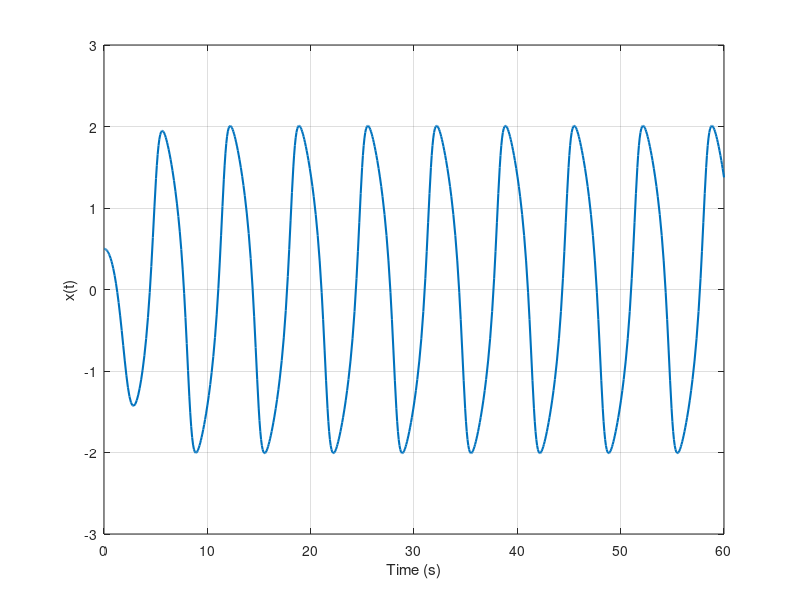

Source code (MATLAB): (Note: this script raises an error after producing the figure.)
% VAN DER POL OSCILLATOR
%
% This script:
% 1. solves the Van der Pol oscillator using ode45,
% 2. finds the numerical limit-cycle amplitude and frequency,
% 3. plots the time response and phase portrait,
% 4. draws the describing-function plots,
% 5. finds the limit cycle from G(jw)N(A,w) = -1,
% 6. checks the stability of the limit cycle.

clear;
clc;
close all;

%% 1. Parameters

mu = 1;                 % Van der Pol parameter

tspan = [0 60];         % simulation time

x0 = [0.5 0];           % initial conditions
                        % x(0) = 0.5
                        % dx/dt(0) = 0

%% 2. Numerical Simulation

% Van der Pol equation:
%
% xddot + mu*(x^2 - 1)*xdot + x = 0
%
% State variables:
%
% x(1) = x
% x(2) = dx/dt

[t,x] = ode45(@(t,x) [x(2); mu*(1-x(1)^2)*x(2)-x(1)], tspan, x0);

%% 3. Steady-State Part

% Use the response after 40 seconds.
% This reduces the effect of the initial transient.

i = t >= 40;

t_ss = t(i);

x_ss = x(i,1);

xdot_ss = x(i,2);

%% 4. Numerical Limit-Cycle Amplitude

% For a nearly symmetric oscillation:
%
% A = (maximum - minimum)/2

A_num = (max(x_ss) - min(x_ss)) / 2;

%% 5. Numerical Limit-Cycle Frequency

% Find positive-going zero crossings.
%
% A positive-going zero crossing means:
%
% x changes from negative to positive.

z = find(x_ss(1:end-1) < 0 & x_ss(2:end) >= 0);

% Consecutive positive-going zero crossings give
% approximately one complete period.

T_num = mean(diff(t_ss(z)));

% Convert period into frequency.

f_num = 1/T_num;

w_num = 2*pi*f_num;

%% 6. Display Numerical Results

fprintf('\nNUMERICAL LIMIT CYCLE\n');

fprintf('A = %.4f\n', A_num);

fprintf('w = %.4f rad/s\n', w_num);

fprintf('f = %.4f Hz\n', f_num);

fprintf('T = %.4f s\n\n', T_num);

% Describing-function prediction.

fprintf('DESCRIBING FUNCTION PREDICTION\n');

fprintf('A = 2\n');

fprintf('w = 1 rad/s\n\n');

%% 7. Time Response

figure('Name','Time Response', 'NumberTitle','off');

plot(t,x(:,1),'LineWidth',1.5);

grid on;

xlabel('Time (s)');

ylabel('x(t)');

title('Time Response', 'Van der Pol Oscillator');

%% 8. Phase Portrait

figure('Name','Phase Portrait', 'NumberTitle','off');

% Plot the complete trajectory.

plot(x(:,1), x(:,2), 'LineWidth',1);

hold on;

% Plot the steady-state numerical limit cycle.

plot(x_ss, xdot_ss, 'LineWidth',2);

% Describing-function prediction:
%
% A = 2
% w = 1 rad/s
%
% x = 2*sin(theta)
% xdot = 2*cos(theta)

numpts = 360;

theta = linspace(0,2*pi, numpts);

plot(2*sin(theta), 2*cos(theta), 'k--', 'LineWidth',1.5);

grid on;

axis equal;

xlabel('x');

ylabel('dx/dt');

title('Phase Portrait',  'Van der Pol Oscillator');

legend('Transient trajectory', 'Numerical limit cycle', 'DF prediction: A = 2, \omega = 1', 'Location', 'best');

%% 9. Describing Function

% Linear part:
%
% G(s) = 1/(s^2 - mu*s + 1)
%
%
% Describing function:
%
% N(A,w) = j*mu*w*A^2/4
%
%
% Limit-cycle condition:
%
% G(jw)*N(A,w) = -1

% Frequency vector.

w = linspace(0.05,3,1000);

% Calculate G(jw).

G = 1./((1-w.^2)-1i*mu*w);

%% 10. Plot Similar to Slotine Fig. 5.24

% This figure plots:
%
% G(jw)
%
% and
%
% -1/N(A,w)
%
% for different fixed frequencies.

figure('Name','Slotine Fig. 5.24', 'NumberTitle','off');

% Plot G(jw).

plot(real(G),imag(G), 'LineWidth',2);

hold on;

% Amplitude range.

A = linspace(0.5,4,400);

% Fixed frequency values.

w0 = [0.5 0.8 1 1.5 2];

for k = 1:length(w0)

    % Calculate N(A,w).

    N = 1i*mu*w0(k)*A.^2/4;


    % Calculate -1/N(A,w).

    M = -1./N;


    % Plot the result.

    plot(real(M),imag(M), '--', 'LineWidth',1);

end

% Mark the theoretical limit-cycle point.
%
% A = 2
% w = 1 rad/s

plot(0,1/mu, 'ko', 'MarkerFaceColor','k');

text(0.05,1/mu+0.5, 'A = 2, \omega = 1');

grid on;

xlabel('Real');

ylabel('Imaginary');

title('Nyquist Plot');

subtitle('Limit Cycle Detection for Different Frequencies');

legend('G(j\omega)', '-1/N, \omega = 0.5', '-1/N, \omega = 0.8', '-1/N, \omega = 1', '-1/N, \omega = 1.5', '-1/N, \omega = 2', 'Limit Cycle', 'Location','best');

%% 11. Plot Similar to Slotine Fig. 5.25

% This figure plots:
%
% L = G(jw)*N(A,w)
%
% for different amplitudes.
%
% A limit cycle is predicted when:
%
% real(L) = -1
%
% and
%
% imag(L) = 0

figure('Name', 'Slotine Fig. 5.25', 'NumberTitle','off');

hold on;

% Fixed amplitude values.

A_values = [1 1.5 2 2.5 3];

%% 12. Store the Results

% result has four columns:
%
% result(:,1) = A
%
% result(:,2) = w
%
% result(:,3) = real(L)
%
% result(:,4) = imag(L)

result = [];

for k = 1:length(A_values)

    % Select the current amplitude.

    A = A_values(k);


    % Calculate N(A,w).

    N = 1i*mu*w*A^2/4;


    % Calculate:
    %
    % L = G(jw)*N(A,w)

    L = G.*N;

    % Store all results in one matrix.

    result = [result; A*ones(length(w),1), w(:), real(L(:)), imag(L(:))];   % Plot L in the complex plane.

    plot(real(L),imag(L), 'LineWidth',1.5);

end

%% 13. Find the Point Closest to (-1,0)

% The exact limit-cycle condition is:
%
% real(L) = -1
% imag(L) = 0
%
% Since the frequency vector contains discrete values,
% the closest calculated point is found.

distance = sqrt((result(:,3)+1).^2 + result(:,4).^2);

% Find the smallest distance.

[minimum_distance,index] = min(distance);

%% 14. Get A and w at the Limit Cycle

A_limit = result(index,1);

w_limit = result(index,2);

real_limit = result(index,3);

imag_limit = result(index,4);

%% 15. Display the Limit-Cycle Result

fprintf('LIMIT CYCLE FROM DESCRIBING FUNCTION\n');

fprintf('A = %.4f\n',A_limit);

fprintf('w = %.4f rad/s\n',w_limit);

fprintf('real(L) = %.6f\n',real_limit);

fprintf('imag(L) = %.6f\n',imag_limit);

fprintf('Distance from (-1,0) = %.6f\n\n', minimum_distance);

%% 16. Mark the Critical Point (-1,0)

plot(-1,0, 'ko', 'MarkerFaceColor','k');

text(-0.95,0.05, '(-1,0): Limit Cycle');

%% 17. Mark the Closest Calculated Point

plot(real_limit, imag_limit, 'ro', 'MarkerFaceColor','r');

text(real_limit+0.05, imag_limit - 0.05, sprintf('A = %.2f, \\omega = %.4f', A_limit,w_limit));

grid on;

xlabel('Real');

ylabel('Imaginary');

title('Nyquist Plot');

subtitle('Limit Cycle Detection for Different Amplitudes');

legend('A = 1', 'A = 1.5', 'A = 2', 'A = 2.5', 'A = 3', '(-1,0)', 'Closest Point', 'Location','best');

%% 18. Stability of the Limit Cycle

% Now check whether the limit cycle is stable or unstable.
%
% We slightly decrease and increase the amplitude.
%
% If A is smaller than the limit-cycle amplitude,
% the amplitude should increase toward the limit cycle.
%
% If A is larger than the limit-cycle amplitude,
% the amplitude should decrease toward the limit cycle.
%
% If both happen, the limit cycle is stable.

% Small amplitude change.

dA = 0.1;

% Amplitude slightly below the limit cycle.

A_low = A_limit-dA;

% Amplitude slightly above the limit cycle.

A_high = A_limit+dA;

%% 19. Effective Damping

% The Van der Pol describing-function approximation gives:
%
% c_eff = mu*(A^2/4 - 1)
%
%
% If c_eff < 0:
%
% the system has negative damping and
% the oscillation amplitude increases.
%
%
% If c_eff > 0:
%
% the system has positive damping and
% the oscillation amplitude decreases.

c_low = mu*(A_low^2/4-1);

c_high = mu*(A_high^2/4-1);

%% 20. Check Stability

if c_low < 0 && c_high > 0

    stability = 'STABLE';

else

    stability = 'UNSTABLE';

end

%% 21. Display Stability Result

fprintf('LIMIT CYCLE STABILITY\n');

fprintf('Limit-cycle amplitude = %.4f\n\n', A_limit);

fprintf('Below the limit cycle:\n');

fprintf('A = %.4f\n',A_low);

fprintf('Effective damping = %.4f\n',c_low);

if c_low < 0

    fprintf('Amplitude increases toward the limit cycle.\n\n');

else

    fprintf('Amplitude decreases away from the limit cycle.\n\n');

end

fprintf('Above the limit cycle:\n');

fprintf('A = %.4f\n',A_high);

fprintf('Effective damping = %.4f\n',c_high);


if c_high > 0

    fprintf('Amplitude decreases toward the limit cycle.\n\n');

else

    fprintf('Amplitude increases away from the limit cycle.\n\n');

end


fprintf('Therefore, the limit cycle is %s.\n\n', stability);

%% 22. Graphical Stability Check

% This plot is similar to the idea in Slotine Fig. 5.26.
%
% G(jw) and -1/N(A,w) are plotted.
%
% Three amplitudes are shown:
%
% A_low   : slightly below the limit cycle
% A_limit : limit-cycle amplitude
% A_high  : slightly above the limit cycle

figure('Name','Slotine Fig. 5.26', 'NumberTitle','off');

% Plot G(jw).

plot(real(G),imag(G), 'LineWidth',2);

hold on;

%% 23. -1/N Curve Around the Limit Cycle

% Use amplitudes around the detected limit cycle.

A_stability = linspace(A_limit-0.5, A_limit+0.5, 300);

% Calculate N at the limit-cycle frequency.

N_stability = 1i*mu*w_limit* A_stability.^2/4;

% Calculate -1/N.

M_stability = -1./N_stability;

% Plot -1/N.

plot(real(M_stability), imag(M_stability), '--', 'LineWidth',1.5);

%% 24. Calculate the Three Stability Points

% Point below the limit-cycle amplitude.

N_low = 1i*mu*w_limit*A_low^2/4;

M_low = -1/N_low;

% Limit-cycle point.

N_limit = 1i*mu*w_limit*A_limit^2/4;

M_limit = -1/N_limit;

% Point above the limit-cycle amplitude.

N_high = 1i*mu*w_limit*A_high^2/4;

M_high = -1/N_high;

%% 25. Plot the Three Points

% Below the limit cycle.

plot(real(M_low),imag(M_low), 'bo', 'MarkerFaceColor','b');

% Limit-cycle point.

plot(real(M_limit),imag(M_limit), 'ko', 'MarkerFaceColor','k');

% Above the limit cycle.

plot(real(M_high),imag(M_high), 'ro', 'MarkerFaceColor','r');

%% 26. Add Labels

text(real(M_low)+0.05, imag(M_low), sprintf('A = %.2f',A_low));

text(real(M_limit)+0.05, imag(M_limit), sprintf('A = %.2f',A_limit));

text(real(M_high)+0.05, imag(M_high), sprintf('A = %.2f',A_high));

%% 27. Stability Figure Settings

grid on;

xlabel('Real');

ylabel('Imaginary');

title('Stability of the Limit Cycle');

subtitle(['Limit Cycle is ',stability]);

legend('G(j\omega)', '-1/N(A,\omega)', 'A below limit cycle', 'Limit cycle', 'A above limit cycle', 'Location','best');
